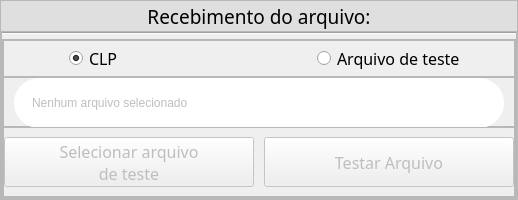
           <widget class="QFrame" name="frame_7">
            <property name="frameShape">
             <enum>QFrame::StyledPanel</enum>
            </property>
            <property name="frameShadow">
             <enum>QFrame::Raised</enum>
            </property>
            <layout class="QVBoxLayout" name="verticalLayout_7">
             <property name="spacing">
              <number>0</number>
             </property>
             <property name="leftMargin">
              <number>0</number>
             </property>
             <property name="topMargin">
              <number>0</number>
             </property>
             <property name="rightMargin">
              <number>0</number>
             </property>
             <property name="bottomMargin">
              <number>0</number>
             </property>
             <item>
              <widget class="QLabel" name="label">
               <property name="minimumSize">
                <size>
                 <width>0</width>
                 <height>30</height>
                </size>
               </property>
               <property name="maximumSize">
                <size>
                 <width>16777215</width>
                 <height>30</height>
                </size>
               </property>
               <property name="font">
                <font>
                 <family>Equinox Bold</family>
                 <pointsize>14</pointsize>
                </font>
               </property>
               <property name="styleSheet">
                <string notr="true">* { background-color: #dfdfdf}</string>
               </property>
               <property name="text">
                <string>Recebimento do arquivo:</string>
               </property>
               <property name="alignment">
                <set>Qt::AlignCenter</set>
               </property>
              </widget>
             </item>
             <item>
              <widget class="QFrame" name="frame_9">
               <property name="frameShape">
                <enum>QFrame::StyledPanel</enum>
               </property>
               <property name="frameShadow">
                <enum>QFrame::Raised</enum>
               </property>
               <layout class="QVBoxLayout" name="verticalLayout_9">
                <property name="spacing">
                 <number>5</number>
                </property>
                <property name="leftMargin">
                 <number>0</number>
                </property>
                <property name="topMargin">
                 <number>0</number>
                </property>
                <property name="rightMargin">
                 <number>0</number>
                </property>
                <property name="bottomMargin">
                 <number>0</number>
                </property>
                <item>
                 <widget class="Line" name="line_9">
                  <property name="minimumSize">
                   <size>
                    <width>0</width>
                    <height>2</height>
                   </size>
                  </property>
                  <property name="maximumSize">
                   <size>
                    <width>16777215</width>
                    <height>2</height>
                   </size>
                  </property>
                  <property name="orientation">
                   <enum>Qt::Horizontal</enum>
                  </property>
                 </widget>
                </item>
                <item>
                 <widget class="QFrame" name="frame_11">
                  <property name="frameShape">
                   <enum>QFrame::StyledPanel</enum>
                  </property>
                  <property name="frameShadow">
                   <enum>QFrame::Raised</enum>
                  </property>
                  <layout class="QVBoxLayout" name="verticalLayout_10">
                   <property name="spacing">
                    <number>0</number>
                   </property>
                   <property name="leftMargin">
                    <number>0</number>
                   </property>
                   <property name="topMargin">
                    <number>0</number>
                   </property>
                   <property name="rightMargin">
                    <number>0</number>
                   </property>
                   <property name="bottomMargin">
                    <number>0</number>
                   </property>
                   <item>
                    <widget class="QFrame" name="frame_16">
                     <property name="maximumSize">
                      <size>
                       <width>16777215</width>
                       <height>75</height>
                      </size>
                     </property>
                     <property name="frameShape">
                      <enum>QFrame::StyledPanel</enum>
                     </property>
                     <property name="frameShadow">
                      <enum>QFrame::Raised</enum>
                     </property>
                     <layout class="QHBoxLayout" name="horizontalLayout_4">
                      <property name="spacing">
                       <number>15</number>
                      </property>
                      <property name="leftMargin">
                       <number>15</number>
                      </property>
                      <property name="topMargin">
                       <number>0</number>
                      </property>
                      <property name="rightMargin">
                       <number>15</number>
                      </property>
                      <property name="bottomMargin">
                       <number>0</number>
                      </property>
                      <item>
                       <widget class="QLabel" name="ico_plc">
                        <property name="minimumSize">
                         <size>
                          <width>35</width>
                          <height>35</height>
                         </size>
                        </property>
                        <property name="maximumSize">
                         <size>
                          <width>35</width>
                          <height>35</height>
                         </size>
                        </property>
                        <property name="text">
                         <string/>
                        </property>
                        <property name="pixmap">
                         <pixmap resource="icons.qrc">:/icons/assets/sharp_dvr_black_48dp.png</pixmap>
                        </property>
                        <property name="scaledContents">
                         <bool>true</bool>
                        </property>
                        <property name="alignment">
                         <set>Qt::AlignCenter</set>
                        </property>
                       </widget>
                      </item>
                      <item>
                       <widget class="QRadioButton" name="rb_plc">
                        <property name="minimumSize">
                         <size>
                          <width>0</width>
                          <height>30</height>
                         </size>
                        </property>
                        <property name="maximumSize">
                         <size>
                          <width>16777215</width>
                          <height>30</height>
                         </size>
                        </property>
                        <property name="font">
                         <font>
                          <family>Equinox Bold</family>
                          <pointsize>12</pointsize>
                         </font>
                        </property>
                        <property name="cursor">
                         <cursorShape>PointingHandCursor</cursorShape>
                        </property>
                        <property name="text">
                         <string>CLP</string>
                        </property>
                        <property name="checked">
                         <bool>true</bool>
                        </property>
                       </widget>
                      </item>
                      <item>
                       <widget class="QLabel" name="ico_test_file">
                        <property name="minimumSize">
                         <size>
                          <width>35</width>
                          <height>35</height>
                         </size>
                        </property>
                        <property name="maximumSize">
                         <size>
                          <width>35</width>
                          <height>35</height>
                         </size>
                        </property>
                        <property name="text">
                         <string/>
                        </property>
                        <property name="pixmap">
                         <pixmap resource="icons.qrc">:/icons/assets/sharp_insert_drive_file_black_48dp.png</pixmap>
                        </property>
                        <property name="scaledContents">
                         <bool>true</bool>
                        </property>
                        <property name="alignment">
                         <set>Qt::AlignCenter</set>
                        </property>
                       </widget>
                      </item>
                      <item>
                       <widget class="QRadioButton" name="rb_test">
                        <property name="minimumSize">
                         <size>
                          <width>0</width>
                          <height>30</height>
                         </size>
                        </property>
                        <property name="maximumSize">
                         <size>
                          <width>16777215</width>
                          <height>30</height>
                         </size>
                        </property>
                        <property name="font">
                         <font>
                          <family>Equinox Bold</family>
                          <pointsize>12</pointsize>
                         </font>
                        </property>
                        <property name="cursor">
                         <cursorShape>PointingHandCursor</cursorShape>
                        </property>
                        <property name="text">
                         <string>Arquivo de teste</string>
                        </property>
                       </widget>
                      </item>
                     </layout>
                    </widget>
                   </item>
                   <item>
                    <widget class="QFrame" name="frame_15">
                     <property name="minimumSize">
                      <size>
                       <width>0</width>
                       <height>50</height>
                      </size>
                     </property>
                     <property name="maximumSize">
                      <size>
                       <width>16777215</width>
                       <height>50</height>
                      </size>
                     </property>
                     <property name="frameShape">
                      <enum>QFrame::StyledPanel</enum>
                     </property>
                     <property name="frameShadow">
                      <enum>QFrame::Raised</enum>
                     </property>
                     <layout class="QHBoxLayout" name="horizontalLayout_6">
                      <property name="spacing">
                       <number>0</number>
                      </property>
                      <property name="leftMargin">
                       <number>10</number>
                      </property>
                      <property name="topMargin">
                       <number>0</number>
                      </property>
                      <property name="rightMargin">
                       <number>10</number>
                      </property>
                      <property name="bottomMargin">
                       <number>0</number>
                      </property>
                      <item>
                       <widget class="QLabel" name="le_file_for_test">
                        <property name="enabled">
                         <bool>false</bool>
                        </property>
                        <property name="minimumSize">
                         <size>
                          <width>0</width>
                          <height>50</height>
                         </size>
                        </property>
                        <property name="maximumSize">
                         <size>
                          <width>16777215</width>
                          <height>50</height>
                         </size>
                        </property>
                        <property name="styleSheet">
                         <string notr="true">* { background-color: white; padding: 15; border-radius:25}</string>
                        </property>
                        <property name="text">
                         <string>Nenhum arquivo selecionado</string>
                        </property>
                       </widget>
                      </item>
                     </layout>
                    </widget>
                   </item>
                   <item>
                    <widget class="QFrame" name="frame_13">
                     <property name="minimumSize">
                      <size>
                       <width>0</width>
                       <height>70</height>
                      </size>
                     </property>
                     <property name="maximumSize">
                      <size>
                       <width>16777215</width>
                       <height>70</height>
                      </size>
                     </property>
                     <property name="frameShape">
                      <enum>QFrame::StyledPanel</enum>
                     </property>
                     <property name="frameShadow">
                      <enum>QFrame::Raised</enum>
                     </property>
                     <layout class="QHBoxLayout" name="horizontalLayout_5">
                      <property name="spacing">
                       <number>10</number>
                      </property>
                      <property name="leftMargin">
                       <number>0</number>
                      </property>
                      <property name="topMargin">
                       <number>0</number>
                      </property>
                      <property name="rightMargin">
                       <number>0</number>
                      </property>
                      <property name="bottomMargin">
                       <number>0</number>
                      </property>
                      <item>
                       <widget class="QPushButton" name="btn_search_file_for_test">
                        <property name="enabled">
                         <bool>false</bool>
                        </property>
                        <property name="minimumSize">
                         <size>
                          <width>250</width>
                          <height>50</height>
                         </size>
                        </property>
                        <property name="maximumSize">
                         <size>
                          <width>250</width>
                          <height>50</height>
                         </size>
                        </property>
                        <property name="font">
                         <font>
                          <family>Equinox Bold</family>
                          <pointsize>12</pointsize>
                         </font>
                        </property>
                        <property name="cursor">
                         <cursorShape>PointingHandCursor</cursorShape>
                        </property>
                        <property name="text">
                         <string>Selecionar arquivo
de teste</string>
                        </property>
                       </widget>
                      </item>
                      <item>
                       <widget class="QPushButton" name="btn_test_file">
                        <property name="enabled">
                         <bool>false</bool>
                        </property>
                        <property name="minimumSize">
                         <size>
                          <width>250</width>
                          <height>50</height>
                         </size>
                        </property>
                        <property name="maximumSize">
                         <size>
                          <width>250</width>
                          <height>50</height>
                         </size>
                        </property>
                        <property name="font">
                         <font>
                          <family>Equinox Bold</family>
                          <pointsize>12</pointsize>
                         </font>
                        </property>
                        <property name="cursor">
                         <cursorShape>PointingHandCursor</cursorShape>
                        </property>
                        <property name="text">
                         <string>Testar Arquivo</string>
                        </property>
                       </widget>
                      </item>
                     </layout>
                    </widget>
                   </item>
                  </layout>
                 </widget>
                </item>
               </layout>
              </widget>
             </item>
            </layout>
           </widget>
